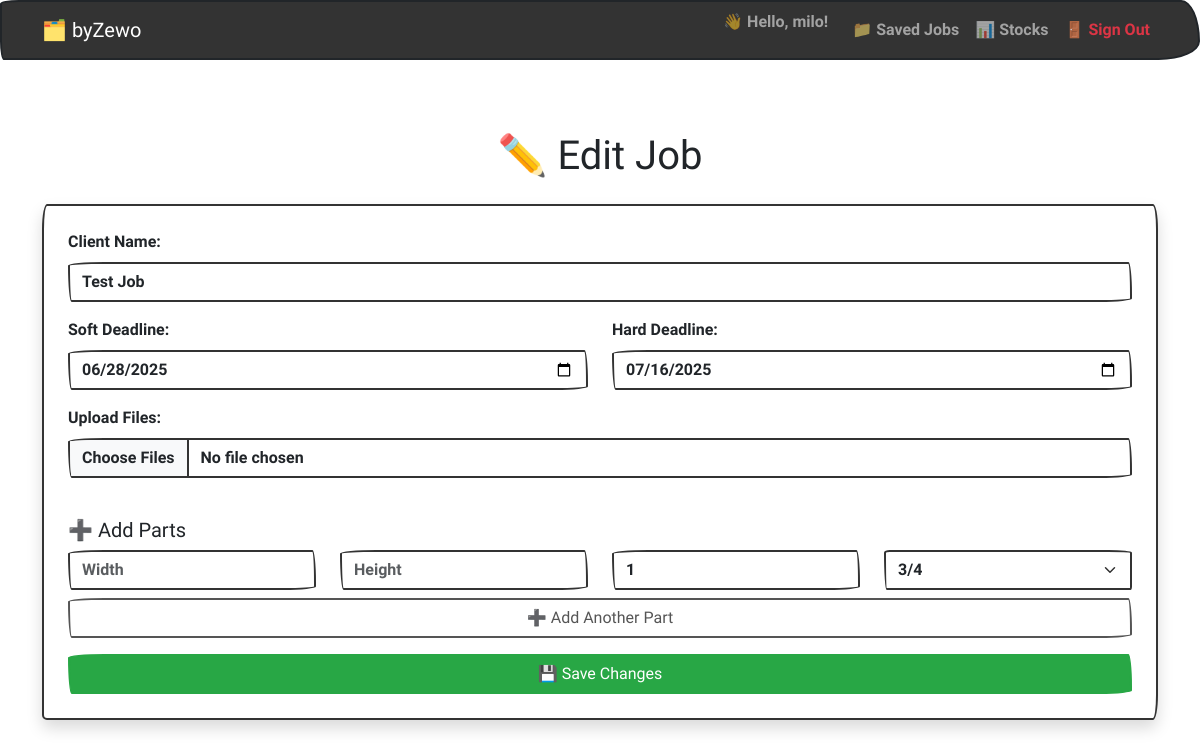
The app's page /jobs/4/edit (signed in) with its own data.
### models.py (models this page shows)
class User(Base):
    __tablename__ = "users"
    id = Column(Integer, primary_key=True)
    username = Column(String, unique=True, nullable=False)
    email = Column(String, unique=True, nullable=False)
    hashed_password = Column(String, nullable=False)
    jobs = relationship("Job", back_populates="owner", cascade="all, delete")

class Job(Base):
    __tablename__ = "jobs"
    id = Column(Integer, primary_key=True)
    client_name = Column(String)
    notes = Column(String)
    created_at = Column(DateTime(timezone=True), server_default=func.now())
    image_folder = Column(String)
    final_price = Column(Float, nullable=True)
    soft_deadline = Column(Date, nullable=True)
    hard_deadline = Column(Date, nullable=True)
    user_id = Column(Integer, ForeignKey("users.id"), nullable=False)
    owner = relationship("User", back_populates="jobs")
    estimates = relationship("Estimate", back_populates="job", cascade="all, delete")
    parts = relationship("Part", back_populates="job", cascade="all, delete")

### app.py (the view, shortened to what this page needs)
@app.route("/jobs/<int:job_id>/edit", methods=["GET", "POST"])
def edit_job(job_id):
    user = current_user()
    if not user:
        return redirect(url_for("login"))
    db = SessionLocal()
    job = db.query(Job).filter(Job.id == job_id).first()
    if not job:
        db.close()
        return "Job not found", 404
    db.close()
    return render_template("edit_job.html", job=job, user=user)

### app.py (called while the page is built)
def current_user():
    uid = session.get("user_id")
    if uid:
        db = SessionLocal()
        user = db.query(User).filter(User.id == uid).first()
        db.close()
        return user
    return None

### templates/edit_job.html (shortened to what this page needs)
{% extends "base.html" %} {% block title %}Edit Job{% endblock %} {% block
content %}
<h1 class="mb-4 text-center">✏️ Edit Job</h1>
<form method="POST" enctype="multipart/form-data" class="card p-4 shadow">
  <div class="mb-3">
    <label class="form-label">Client Name:</label>
    <input
      type="text"
      name="client_name"
      class="form-control"
      value="{{ job.client_name or '' }}"
      required
    />
  </div>
  <div class="row mb-3">
    <div class="col">
      <label class="form-label">Soft Deadline:</label>
      <input
        type="date"
        name="soft_deadline"
        class="form-control"
        value="{{ job.soft_deadline.strftime('%Y-%m-%d') if job.soft_deadline else '' }}"
      />
    </div>
    <div class="col">
      <label class="form-label">Hard Deadline:</label>
      <input
        type="date"
        name="hard_deadline"
        class="form-control"
        value="{{ job.hard_deadline.strftime('%Y-%m-%d') if job.hard_deadline else '' }}"
      />
    </div>
  </div>
  <div class="mb-3">
    <label class="form-label">Upload Files:</label>
    <input type="file" name="job_files" multiple class="form-control" />
  </div>
  <h5 class="mt-4">➕ Add Parts</h5>
  <div id="parts-list">
    <div class="row mb-2">
      <div class="col">
        <input
          type="number"
          step="any"
          name="widths"
          class="form-control"
          placeholder="Width"
        />
      </div>
      <div class="col">
        <input
          type="number"
          step="any"
          name="heights"
          class="form-control"
          placeholder="Height"
        />
      </div>
      <div class="col">
        <input
          type="number"
          step="1"
          name="quantities"
          value="1"
          class="form-control"
          placeholder="Quantity"
        />
      </div>
      <div class="col">
        <select name="thicknesses" class="form-select" required>
          <option value="3/4">3/4</option>
        </select>
      </div>
    </div>
  </div>
  <button
    type="button"
    class="btn btn-outline-secondary mb-3"
    onclick="addRow()"
  >
    ➕ Add Another Part
  </button>
  <button type="submit" class="btn btn-success w-100">💾 Save Changes</button>
</form>
{% endblock %}

### templates/base.html (shortened to what this page needs)
<!DOCTYPE html>
<html lang="en">
  <head>
    <link
      href="https://cdn.jsdelivr.net/npm/bootswatch@5.3.0/dist/sketchy/bootstrap.min.css"
      rel="stylesheet"
    />
  </head>
  <body class="bg-light">
    <nav class="navbar navbar-expand-lg navbar-dark bg-primary mb-4">
      <div class="container">
        <a class="navbar-brand" href="{{ url_for('index') }}">🗂️ byZewo</a>
        <div class="collapse navbar-collapse" id="navbarNav">
          <ul class="navbar-nav ms-auto">
            {% if user %}
            <li class="nav-item">
              <span class="navbar-text me-3"
                >👋 Hello, {{ user.username }}!</span
              >
            </li>
            <li class="nav-item">
              <a class="nav-link" href="{{ url_for('jobs') }}">📁 Saved Jobs</a>
            </li>
            <li class="nav-item">
              <a class="nav-link" href="{{ url_for('view_stocks') }}"
                >📊 Stocks</a
              >
            </li>
            <li class="nav-item">
              <a class="nav-link text-danger" href="{{ url_for('logout') }}"
                >🚪 Sign Out</a
              >
            </li>
            {% endif %}
          </ul>
        </div>
      </div>
    </nav>
    <div class="container py-5">
       {% block content %}{% endblock %}
    </div>
  </body>
</html>

### records on screen
User: username "milo"
Job: client_name "Test Job", soft_deadline "06/28/2025", hard_deadline "07/16/2025"
